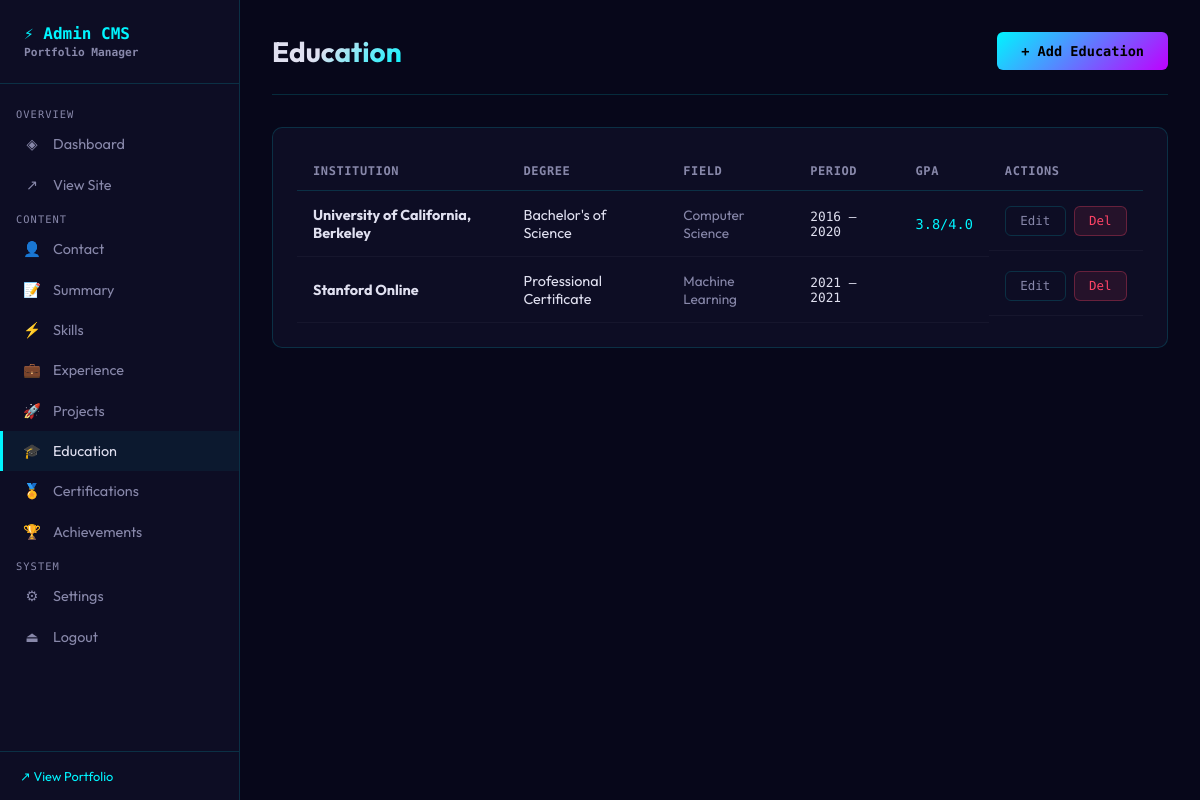
Page /admin/education (signed in) on the committed database.
### tables this page shows
CREATE TABLE education (
        id INTEGER PRIMARY KEY,
        institution TEXT NOT NULL, degree TEXT, field TEXT,
        start_year TEXT, end_year TEXT, gpa TEXT, description TEXT,
        order_index INTEGER DEFAULT 0
    );

### app/routes/admin.py (the view)
@admin_bp.route('/education')
@login_required
def education():
    db = get_db(current_app.config['DB_PATH'])
    items = db.execute("SELECT * FROM education ORDER BY order_index").fetchall()
    db.close()
    return render_template('admin/education.html', items=[dict(i) for i in items])

### app/db.py (called while the page is built)
def get_db(db_path):
    conn = sqlite3.connect(db_path)
    conn.row_factory = sqlite3.Row
    conn.execute("PRAGMA journal_mode=WAL")
    return conn

### app/routes/admin.py (called while the page is built)
@admin_bp.context_processor
def inject_settings():
    try:
        db = get_db(current_app.config['DB_PATH'])
        settings = {r['key']: r['value'] for r in db.execute("SELECT key,value FROM site_settings").fetchall()}
        db.close()
        return dict(settings=settings)
    except:
        return dict(settings={})

def login_required(f):
    @wraps(f)
    def decorated(*args, **kwargs):
        if not session.get('admin_logged_in'):
            return redirect(url_for('admin.login'))
        return f(*args, **kwargs)
    return decorated

### app/templates/admin/education.html (shortened to what this page needs)
{% extends 'admin/base.html' %}
{% block content %}
<div class="page-header">
  <div><div class="page-title">Education</div></div>
  <button class="btn btn-primary" onclick="document.getElementById('modal').classList.add('open')">+ Add Education</button>
</div>
<div class="card">
  <div class="table-wrap">
    <table>
      <thead><tr><th>Institution</th><th>Degree</th><th>Field</th><th>Period</th><th>GPA</th><th>Actions</th></tr></thead>
      <tbody>
        {% for item in items %}
        <tr>
          <td><strong>{{ item.institution }}</strong></td>
          <td>{{ item.degree }}</td>
          <td style="color:var(--text-dim);font-size:.85rem">{{ item.field }}</td>
          <td style="font-family:var(--font-mono);font-size:.8rem">{{ item.start_year }} — {{ item.end_year or 'Present' }}</td>
          <td style="color:var(--accent);font-family:var(--font-mono);font-size:.85rem">{{ item.gpa }}</td>
          <td class="td-actions">
            <button class="btn btn-sm btn-ghost" onclick="editEdu({{ item|tojson }})">Edit</button>
            <form method="POST" action="/admin/education/delete/{{ item.id }}" onsubmit="return confirm('Delete?')"><button type="submit" class="btn btn-sm btn-danger">Del</button></form>
          </td>
        </tr>
        {% endfor %}
      </tbody>
    </table>
  </div>
</div>
{% endblock %}

### app/templates/admin/base.html (style rules this page uses)
:root { --accent: #00f5ff; --secondary: #bf00ff; --bg: #07071a; --bg2: #0d0d24; --bg3: #12122e; --text: #e0e0f0; --text-dim: #8888aa; --border: rgba(0, 245, 255, 0.15); --success: #00cc88; --error: #ff4466; --font-mono: 'Space Mono', monospace; --font: 'Outfit', sans-serif; --r: 10px; }
*, *::before, *::after { box-sizing: border-box; margin: 0; padding: 0; }
body { font-family: var(--font); background: var(--bg); color: var(--text); min-height: 100vh; display: flex; }
.page-header { display: flex; justify-content: space-between; align-items: center; margin-bottom: 2rem; padding-bottom: 1.5rem; border-bottom: 1px solid var(--border); }
.page-title { font-size: 1.75rem; font-weight: 700; background: linear-gradient(135deg, var(--text) 40%, var(--accent)); -webkit-background-clip: text; -webkit-text-fill-color: transparent; background-clip: text; }
.card { background: var(--bg2); border: 1px solid var(--border); border-radius: var(--r); padding: 1.5rem; margin-bottom: 1.5rem; }
.btn { padding: 0.7rem 1.5rem; border-radius: 6px; font-family: var(--font-mono); font-size: 0.85rem; cursor: pointer; text-decoration: none; display: inline-flex; align-items: center; gap: 0.5rem; border: none; transition: all 0.2s; }
.btn-primary { background: linear-gradient(135deg, var(--accent), var(--secondary)); color: #000; font-weight: 700; }
.btn-ghost { background: transparent; color: var(--text-dim); border: 1px solid var(--border); }
.btn-danger { background: rgba(255, 68, 102, 0.1); color: var(--error); border: 1px solid rgba(255, 68, 102, 0.3); }
.btn-sm { padding: 0.4rem 0.9rem; font-size: 0.78rem; }
.table-wrap { overflow-x: auto; }
table { width: 100%; border-collapse: collapse; }
th { padding: 0.75rem 1rem; text-align: left; font-family: var(--font-mono); font-size: 0.75rem; color: var(--text-dim); border-bottom: 1px solid var(--border); text-transform: uppercase; letter-spacing: 0.05em; }
td { padding: 0.9rem 1rem; border-bottom: 1px solid rgba(255, 255, 255, 0.04); font-size: 0.9rem; vertical-align: middle; }
.td-actions { display: flex; gap: 0.5rem; }

### rows in the picture
education: institution "University of California, Berkeley", degree "Bachelor's of Science", field "Computer Science", start_year "2016", end_year "2020", gpa "3.8/4.0"
education: institution "Stanford Online", degree "Professional Certificate", field "Machine Learning", start_year "2021", end_year "2021"
